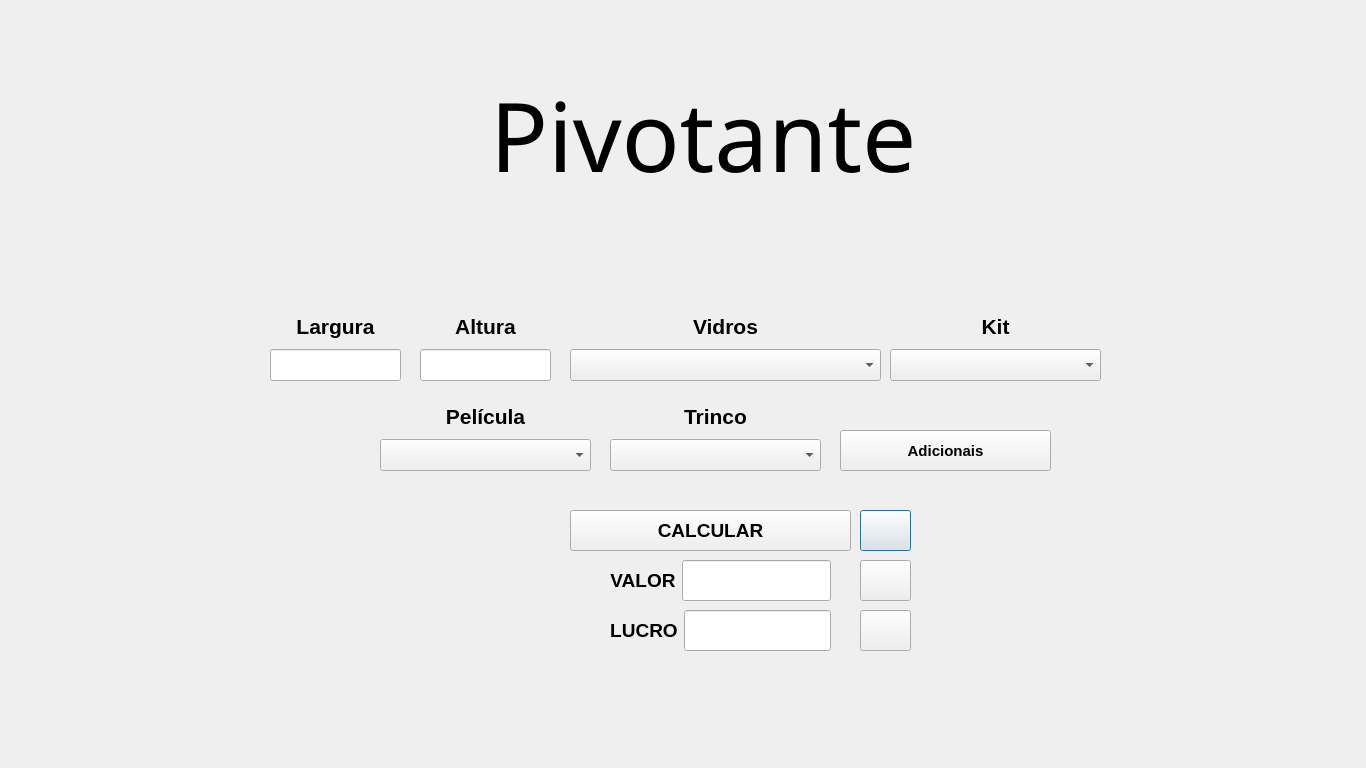
<?xml version="1.0" encoding="UTF-8"?>
<ui version="4.0">
 <class>Pivotante</class>
 <widget class="QDialog" name="Pivotante">
  <property name="geometry">
   <rect>
    <x>0</x>
    <y>0</y>
    <width>1366</width>
    <height>768</height>
   </rect>
  </property>
  <property name="windowTitle">
   <string>Dialog</string>
  </property>
  <widget class="QWidget" name="layoutWidget">
   <property name="geometry">
    <rect>
     <x>610</x>
     <y>610</y>
     <width>221</width>
     <height>41</height>
    </rect>
   </property>
   <layout class="QVBoxLayout" name="verticalLayout_6">
    <item>
     <layout class="QHBoxLayout" name="horizontalLayout_2">
      <item>
       <widget class="QLabel" name="label_6">
        <property name="text">
         <string>&lt;html&gt;&lt;head/&gt;&lt;body&gt;&lt;p align=&quot;center&quot;&gt;&lt;span style=&quot; font-size:14pt; font-weight:700;&quot;&gt;LUCRO&lt;/span&gt;&lt;/p&gt;&lt;/body&gt;&lt;/html&gt;</string>
        </property>
       </widget>
      </item>
      <item>
       <widget class="QLineEdit" name="lineEditLucro">
        <property name="sizePolicy">
         <sizepolicy hsizetype="Expanding" vsizetype="Preferred">
          <horstretch>0</horstretch>
          <verstretch>0</verstretch>
         </sizepolicy>
        </property>
        <property name="font">
         <font>
          <pointsize>11</pointsize>
          <bold>true</bold>
         </font>
        </property>
        <property name="whatsThis">
         <string>&lt;html&gt;&lt;head/&gt;&lt;body&gt;&lt;p align=&quot;center&quot;&gt;&lt;br/&gt;&lt;/p&gt;&lt;/body&gt;&lt;/html&gt;</string>
        </property>
       </widget>
      </item>
     </layout>
    </item>
   </layout>
  </widget>
  <widget class="QWidget" name="layoutWidget_9">
   <property name="geometry">
    <rect>
     <x>380</x>
     <y>400</y>
     <width>211</width>
     <height>71</height>
    </rect>
   </property>
   <layout class="QVBoxLayout" name="verticalLayout_8">
    <item>
     <widget class="QLabel" name="label_7">
      <property name="text">
       <string>&lt;html&gt;&lt;head/&gt;&lt;body&gt;&lt;p align=&quot;center&quot;&gt;&lt;span style=&quot; font-size:16pt; font-weight:700;&quot;&gt;Película&lt;/span&gt;&lt;/p&gt;&lt;/body&gt;&lt;/html&gt;</string>
      </property>
     </widget>
    </item>
    <item>
     <widget class="QComboBox" name="comboBoxPelicula">
      <property name="sizePolicy">
       <sizepolicy hsizetype="Preferred" vsizetype="Preferred">
        <horstretch>0</horstretch>
        <verstretch>0</verstretch>
       </sizepolicy>
      </property>
      <property name="font">
       <font>
        <pointsize>11</pointsize>
        <bold>true</bold>
       </font>
      </property>
      <item>
       <property name="text">
        <string/>
       </property>
      </item>
     </widget>
    </item>
   </layout>
  </widget>
  <widget class="QPushButton" name="pushButtonDesconto">
   <property name="geometry">
    <rect>
     <x>860</x>
     <y>510</y>
     <width>51</width>
     <height>41</height>
    </rect>
   </property>
   <property name="text">
    <string/>
   </property>
   <property name="icon">
    <iconset resource="files.qrc">
     <normaloff>:/imagens/desconto.png</normaloff>:/imagens/desconto.png</iconset>
   </property>
   <property name="iconSize">
    <size>
     <width>24</width>
     <height>24</height>
    </size>
   </property>
  </widget>
  <widget class="QPushButton" name="pushButtonSalvar">
   <property name="geometry">
    <rect>
     <x>860</x>
     <y>560</y>
     <width>51</width>
     <height>41</height>
    </rect>
   </property>
   <property name="text">
    <string/>
   </property>
   <property name="icon">
    <iconset resource="files.qrc">
     <normaloff>:/imagens/salvar.png</normaloff>:/imagens/salvar.png</iconset>
   </property>
   <property name="iconSize">
    <size>
     <width>24</width>
     <height>24</height>
    </size>
   </property>
  </widget>
  <widget class="QPushButton" name="pushButtonRefatorando">
   <property name="geometry">
    <rect>
     <x>840</x>
     <y>430</y>
     <width>211</width>
     <height>41</height>
    </rect>
   </property>
   <property name="font">
    <font>
     <pointsize>11</pointsize>
     <bold>true</bold>
    </font>
   </property>
   <property name="text">
    <string>Adicionais</string>
   </property>
   <property name="icon">
    <iconset resource="files.qrc">
     <normaloff>:/imagens/adicionar-a-cesta.png</normaloff>:/imagens/adicionar-a-cesta.png</iconset>
   </property>
   <property name="iconSize">
    <size>
     <width>24</width>
     <height>24</height>
    </size>
   </property>
  </widget>
  <widget class="QWidget" name="layoutWidget_2">
   <property name="geometry">
    <rect>
     <x>570</x>
     <y>310</y>
     <width>311</width>
     <height>71</height>
    </rect>
   </property>
   <layout class="QVBoxLayout" name="verticalLayout_3">
    <item>
     <widget class="QLabel" name="labelVidros">
      <property name="font">
       <font>
        <pointsize>14</pointsize>
        <bold>true</bold>
       </font>
      </property>
      <property name="text">
       <string>&lt;html&gt;&lt;head/&gt;&lt;body&gt;&lt;p align=&quot;center&quot;&gt;&lt;span style=&quot; font-size:16pt;&quot;&gt;Vidros&lt;/span&gt;&lt;/p&gt;&lt;/body&gt;&lt;/html&gt;</string>
      </property>
     </widget>
    </item>
    <item>
     <widget class="QComboBox" name="comboBoxVidros">
      <property name="sizePolicy">
       <sizepolicy hsizetype="Preferred" vsizetype="Preferred">
        <horstretch>0</horstretch>
        <verstretch>0</verstretch>
       </sizepolicy>
      </property>
      <property name="font">
       <font>
        <pointsize>11</pointsize>
        <bold>true</bold>
       </font>
      </property>
      <item>
       <property name="text">
        <string/>
       </property>
      </item>
     </widget>
    </item>
   </layout>
  </widget>
  <widget class="QWidget" name="layoutWidget_3">
   <property name="geometry">
    <rect>
     <x>610</x>
     <y>400</y>
     <width>211</width>
     <height>71</height>
    </rect>
   </property>
   <layout class="QVBoxLayout" name="verticalLayout_7">
    <item>
     <widget class="QLabel" name="label_5">
      <property name="text">
       <string>&lt;html&gt;&lt;head/&gt;&lt;body&gt;&lt;p align=&quot;center&quot;&gt;&lt;span style=&quot; font-size:16pt; font-weight:700;&quot;&gt;Trinco&lt;/span&gt;&lt;/p&gt;&lt;/body&gt;&lt;/html&gt;</string>
      </property>
     </widget>
    </item>
    <item>
     <widget class="QComboBox" name="comboBoxTrinco">
      <property name="sizePolicy">
       <sizepolicy hsizetype="Preferred" vsizetype="Preferred">
        <horstretch>0</horstretch>
        <verstretch>0</verstretch>
       </sizepolicy>
      </property>
      <property name="font">
       <font>
        <pointsize>11</pointsize>
        <bold>true</bold>
       </font>
      </property>
      <item>
       <property name="text">
        <string/>
       </property>
      </item>
     </widget>
    </item>
   </layout>
  </widget>
  <widget class="QWidget" name="layoutWidget_8">
   <property name="geometry">
    <rect>
     <x>420</x>
     <y>310</y>
     <width>131</width>
     <height>71</height>
    </rect>
   </property>
   <layout class="QVBoxLayout" name="verticalLayout_2">
    <item>
     <widget class="QLabel" name="labelAltura">
      <property name="font">
       <font>
        <pointsize>14</pointsize>
        <bold>true</bold>
       </font>
      </property>
      <property name="text">
       <string>&lt;html&gt;&lt;head/&gt;&lt;body&gt;&lt;p align=&quot;center&quot;&gt;&lt;span style=&quot; font-size:16pt;&quot;&gt;Altura&lt;/span&gt;&lt;/p&gt;&lt;/body&gt;&lt;/html&gt;</string>
      </property>
     </widget>
    </item>
    <item>
     <widget class="QLineEdit" name="lineEditAltura">
      <property name="sizePolicy">
       <sizepolicy hsizetype="Expanding" vsizetype="Preferred">
        <horstretch>0</horstretch>
        <verstretch>0</verstretch>
       </sizepolicy>
      </property>
      <property name="font">
       <font>
        <pointsize>11</pointsize>
        <bold>true</bold>
       </font>
      </property>
     </widget>
    </item>
   </layout>
  </widget>
  <widget class="QWidget" name="layoutWidget_7">
   <property name="geometry">
    <rect>
     <x>890</x>
     <y>310</y>
     <width>211</width>
     <height>71</height>
    </rect>
   </property>
   <layout class="QVBoxLayout" name="verticalLayout_5">
    <item>
     <widget class="QLabel" name="label_3">
      <property name="text">
       <string>&lt;html&gt;&lt;head/&gt;&lt;body&gt;&lt;p align=&quot;center&quot;&gt;&lt;span style=&quot; font-size:16pt; font-weight:700;&quot;&gt;Kit&lt;/span&gt;&lt;/p&gt;&lt;/body&gt;&lt;/html&gt;</string>
      </property>
     </widget>
    </item>
    <item>
     <widget class="QComboBox" name="comboBoxKit">
      <property name="sizePolicy">
       <sizepolicy hsizetype="Preferred" vsizetype="Preferred">
        <horstretch>0</horstretch>
        <verstretch>0</verstretch>
       </sizepolicy>
      </property>
      <property name="font">
       <font>
        <pointsize>11</pointsize>
        <bold>true</bold>
       </font>
      </property>
      <item>
       <property name="text">
        <string/>
       </property>
      </item>
     </widget>
    </item>
   </layout>
  </widget>
  <widget class="QWidget" name="layoutWidget_5">
   <property name="geometry">
    <rect>
     <x>270</x>
     <y>310</y>
     <width>131</width>
     <height>71</height>
    </rect>
   </property>
   <layout class="QVBoxLayout" name="verticalLayout">
    <item>
     <widget class="QLabel" name="labelLargura">
      <property name="font">
       <font>
        <pointsize>14</pointsize>
        <bold>true</bold>
       </font>
      </property>
      <property name="text">
       <string>&lt;html&gt;&lt;head/&gt;&lt;body&gt;&lt;p align=&quot;center&quot;&gt;&lt;span style=&quot; font-size:16pt;&quot;&gt;Largura&lt;/span&gt;&lt;/p&gt;&lt;/body&gt;&lt;/html&gt;</string>
      </property>
     </widget>
    </item>
    <item>
     <widget class="QLineEdit" name="lineEditLargura">
      <property name="sizePolicy">
       <sizepolicy hsizetype="Expanding" vsizetype="Preferred">
        <horstretch>0</horstretch>
        <verstretch>0</verstretch>
       </sizepolicy>
      </property>
      <property name="font">
       <font>
        <pointsize>11</pointsize>
        <bold>true</bold>
       </font>
      </property>
     </widget>
    </item>
   </layout>
  </widget>
  <widget class="QWidget" name="layoutWidget_6">
   <property name="geometry">
    <rect>
     <x>610</x>
     <y>560</y>
     <width>221</width>
     <height>41</height>
    </rect>
   </property>
   <layout class="QHBoxLayout" name="horizontalLayout">
    <item>
     <widget class="QLabel" name="label_4">
      <property name="text">
       <string>&lt;html&gt;&lt;head/&gt;&lt;body&gt;&lt;p align=&quot;center&quot;&gt;&lt;span style=&quot; font-size:14pt; font-weight:700;&quot;&gt;VALOR&lt;/span&gt;&lt;/p&gt;&lt;/body&gt;&lt;/html&gt;</string>
      </property>
     </widget>
    </item>
    <item>
     <widget class="QLineEdit" name="lineEditValor">
      <property name="sizePolicy">
       <sizepolicy hsizetype="Expanding" vsizetype="Preferred">
        <horstretch>0</horstretch>
        <verstretch>0</verstretch>
       </sizepolicy>
      </property>
      <property name="font">
       <font>
        <pointsize>16</pointsize>
        <bold>true</bold>
       </font>
      </property>
     </widget>
    </item>
   </layout>
  </widget>
  <widget class="QPushButton" name="pushButtonLimpar">
   <property name="geometry">
    <rect>
     <x>860</x>
     <y>610</y>
     <width>51</width>
     <height>41</height>
    </rect>
   </property>
   <property name="text">
    <string/>
   </property>
   <property name="icon">
    <iconset resource="files.qrc">
     <normaloff>:/imagens/limpar.png</normaloff>:/imagens/limpar.png</iconset>
   </property>
   <property name="iconSize">
    <size>
     <width>24</width>
     <height>24</height>
    </size>
   </property>
  </widget>
  <widget class="QLabel" name="label">
   <property name="geometry">
    <rect>
     <x>490</x>
     <y>60</y>
     <width>501</width>
     <height>151</height>
    </rect>
   </property>
   <property name="font">
    <font>
     <family>Matura MT Script Capitals</family>
     <pointsize>72</pointsize>
     <bold>false</bold>
    </font>
   </property>
   <property name="text">
    <string>&lt;html&gt;&lt;head/&gt;&lt;body&gt;&lt;p&gt;Pivotante&lt;/p&gt;&lt;/body&gt;&lt;/html&gt;</string>
   </property>
  </widget>
  <widget class="QPushButton" name="pushButtonCalcular">
   <property name="geometry">
    <rect>
     <x>570</x>
     <y>510</y>
     <width>281</width>
     <height>41</height>
    </rect>
   </property>
   <property name="sizePolicy">
    <sizepolicy hsizetype="Minimum" vsizetype="Preferred">
     <horstretch>0</horstretch>
     <verstretch>0</verstretch>
    </sizepolicy>
   </property>
   <property name="font">
    <font>
     <pointsize>14</pointsize>
     <bold>true</bold>
    </font>
   </property>
   <property name="text">
    <string>CALCULAR</string>
   </property>
  </widget>
 </widget>
 <resources>
  <include location="files.qrc"/>
 </resources>
 <connections/>
</ui>
